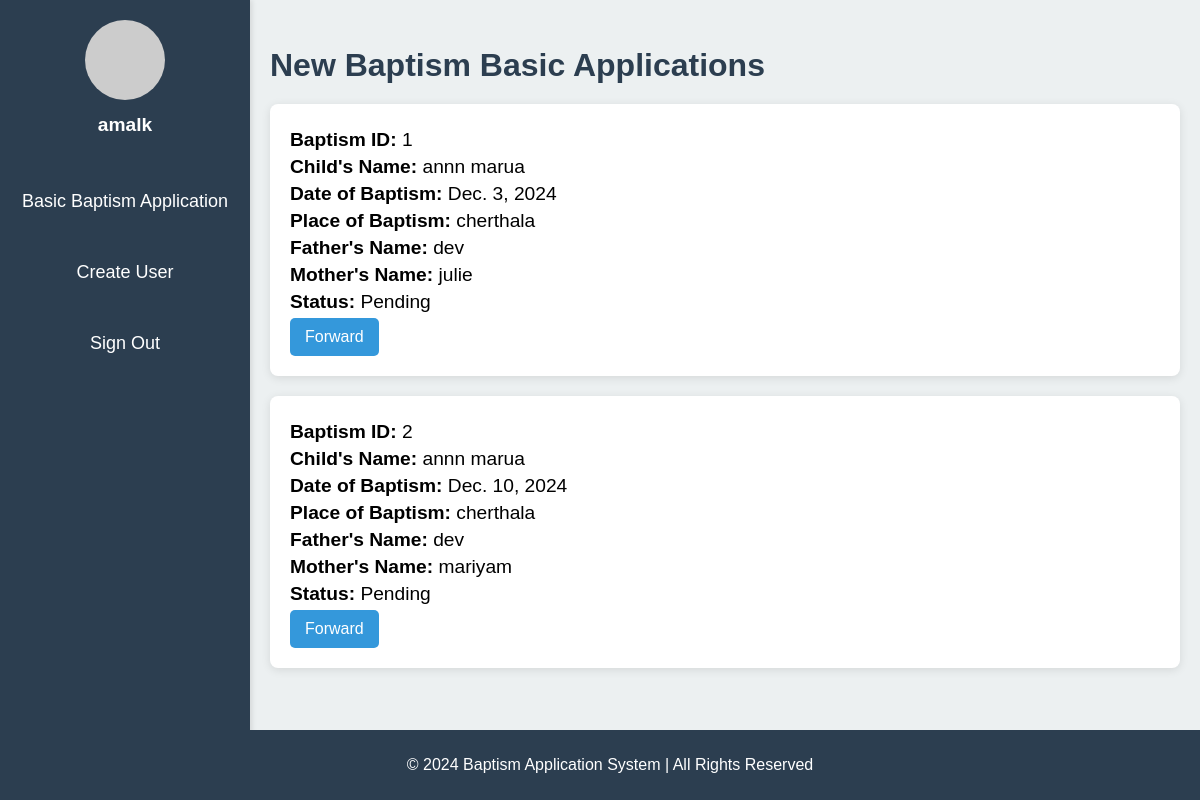
Page /baptism/secretary_dashboard/ (signed in) on the committed database.
### baptism/models.py (models this page shows, shortened)
class Baptism(models.Model):
    basic_baptism_id = models.AutoField(primary_key=True)
    user_id = models.IntegerField(default=1)  # Ensure this is not nullable or defaulting to 1
    place_of_baptism = models.CharField(max_length=255)
    date_of_baptism = models.DateField()
    time_of_baptism = models.TimeField()
    child_name_first = models.CharField(max_length=255)
    child_name_second = models.CharField(max_length=255, blank=True, null=True)
    dob = models.DateField()
    mother_name = models.CharField(max_length=255)
    father_name = models.CharField(max_length=255)
    contact_no = models.CharField(max_length=15)
    email = models.EmailField()
    advanced_baptism_id = models.IntegerField(editable=False, null=True, blank=True)
    priest_id = models.IntegerField(default=1)
    created_time = models.DateTimeField(default=now)
    STATUS_CHOICES = [
        ('Pending', 'Pending'),
        ('Approved', 'Approved'),
        ('Rejected', 'Rejected'),
    ]
    status = models.CharField(max_length=10, choices=STATUS_CHOICES, default='Pending')

### baptism/views.py (the view)
# urls.py: path('secretary_dashboard/',views.secretary_dashboard,name='secretary_dashboard'),
@login_required
def secretary_dashboard(request):
    applications = Baptism.objects.all()
    return render(request, 'baptism/secretary_dashboard.html', {'applications': applications})

### baptism/templates/baptism/secretary_dashboard.html (shortened to what this page needs)
<!DOCTYPE html>
<html lang="en">
<head>
</head>
<body>
    <div class="sidebar">
        <div class="profile">
            <img src="https://via.placeholder.com/80" alt="User Profile Picture">
            <h3>{{ user.username }}</h3>
        </div>
        <ul>
            <li><a href="#">Basic Baptism Application</a></li>
            <li><a href="{% url 'register'%}">Create User</a></li>
            <li><a href="{% url 'logout' %}">Sign Out</a></li>
        </ul>
    </div>
    <div class="content">
        <h2>New Baptism Basic Applications</h2>
        {% if applications %}
            {% for application in applications %}
                <div class="application-details">
                    <p><strong>Baptism ID:</strong> {{ application.basic_baptism_id }}</p>
                    <p><strong>Child's Name:</strong> {{ application.child_name_first }} {{ application.child_name_second }}</p>
                    <p><strong>Date of Baptism:</strong> {{ application.date_of_baptism }}</p>
                    <p><strong>Place of Baptism:</strong> {{ application.place_of_baptism }}</p>
                    <p><strong>Father's Name:</strong> {{ application.father_name }}</p>
                    <p><strong>Mother's Name:</strong> {{ application.mother_name }}</p>
                    <p><strong>Status:</strong> {{ application.status }}</p>
                    <form method="post" action="#" style="display:inline;">
                        <button type="submit" class="btn">Forward</button>
                    </form>
                </div>
            {% endfor %}
        {% else %}
            <p>No applications found. Please <a href="{% url 'add_baptism' %}">create one</a>.</p>
        {% endif %}
    </div>
    <div class="footer">
        <p>&copy; 2024 Baptism Application System | All Rights Reserved</p>
    </div>
</body>
</html>

### baptism/templates/baptism/secretary_dashboard.html (style rules this page uses)
body { font-family: Arial, sans-serif; background-color: #f4f4f4; margin: 0; padding: 0; display: flex; min-height: 100vh; }
.sidebar { width: 250px; background-color: #2c3e50; color: white; padding-top: 20px; position: fixed; height: 100%; box-shadow: 2px 0 5px rgba(0, 0, 0, 0.1); }
.sidebar .profile { text-align: center; margin-bottom: 30px; }
.sidebar .profile img { width: 80px; height: 80px; border-radius: 50%; margin-bottom: 10px; }
.sidebar .profile h3 { margin: 0; font-size: 1.2rem; }
.sidebar ul { list-style-type: none; padding: 0; }
.sidebar ul li { padding: 15px; text-align: center; }
.sidebar ul li a { color: white; text-decoration: none; font-size: 18px; display: block; padding: 10px 0; }
.content { margin-left: 250px; padding: 20px; width: 100%; background-color: #ecf0f1; }
.content h2 { font-size: 2rem; color: #2c3e50; margin-bottom: 20px; }
.content .application-details { background-color: #ffffff; padding: 20px; border-radius: 8px; box-shadow: 0 2px 10px rgba(0, 0, 0, 0.1); margin-bottom: 20px; transition: transform 0.3s ease; }
.content .application-details p { font-size: 1.2rem; margin: 5px 0; }
.content .btn { background-color: #3498db; color: white; border: none; padding: 10px 15px; text-align: center; cursor: pointer; border-radius: 5px; font-size: 1rem; }
.footer { text-align: center; padding: 10px; background-color: #2c3e50; color: white; position: fixed; width: 100%; bottom: 0; }

### rows in the picture
Baptism: basic_baptism_id "1", child_name_first "annn", child_name_second "marua", date_of_baptism "Dec. 3, 2024", place_of_baptism "cherthala", father_name "dev", mother_name "julie", status "Pending"
Baptism: basic_baptism_id "2", child_name_first "annn", child_name_second "marua", date_of_baptism "Dec. 10, 2024", place_of_baptism "cherthala", father_name "dev", mother_name "mariyam", status "Pending"

### other values in the picture
{{ user.username }} "amalk"
